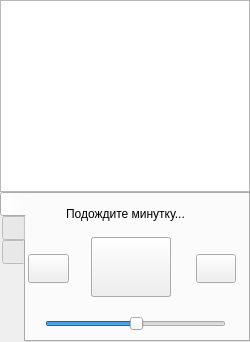
<?xml version="1.0" encoding="UTF-8"?>
<ui version="4.0">
 <class>Krudio</class>
 <widget class="QMainWindow" name="Krudio">
  <property name="geometry">
   <rect>
    <x>0</x>
    <y>0</y>
    <width>250</width>
    <height>342</height>
   </rect>
  </property>
  <property name="minimumSize">
   <size>
    <width>250</width>
    <height>342</height>
   </size>
  </property>
  <property name="maximumSize">
   <size>
    <width>250</width>
    <height>342</height>
   </size>
  </property>
  <property name="windowTitle">
   <string>Krudio</string>
  </property>
  <property name="windowIcon">
   <iconset theme="radio">
    <normaloff>.</normaloff>.</iconset>
  </property>
  <property name="tabShape">
   <enum>QTabWidget::Rounded</enum>
  </property>
  <widget class="QWidget" name="centralWidget">
   <widget class="QTableWidget" name="tableWidget">
    <property name="geometry">
     <rect>
      <x>0</x>
      <y>0</y>
      <width>250</width>
      <height>192</height>
     </rect>
    </property>
    <property name="selectionMode">
     <enum>QAbstractItemView::ExtendedSelection</enum>
    </property>
   </widget>
   <widget class="QTabWidget" name="tabWidget">
    <property name="enabled">
     <bool>true</bool>
    </property>
    <property name="geometry">
     <rect>
      <x>0</x>
      <y>192</y>
      <width>250</width>
      <height>150</height>
     </rect>
    </property>
    <property name="mouseTracking">
     <bool>false</bool>
    </property>
    <property name="acceptDrops">
     <bool>false</bool>
    </property>
    <property name="layoutDirection">
     <enum>Qt::LeftToRight</enum>
    </property>
    <property name="tabPosition">
     <enum>QTabWidget::West</enum>
    </property>
    <property name="tabShape">
     <enum>QTabWidget::Rounded</enum>
    </property>
    <property name="currentIndex">
     <number>0</number>
    </property>
    <property name="iconSize">
     <size>
      <width>16</width>
      <height>16</height>
     </size>
    </property>
    <property name="elideMode">
     <enum>Qt::ElideNone</enum>
    </property>
    <property name="usesScrollButtons">
     <bool>false</bool>
    </property>
    <property name="documentMode">
     <bool>false</bool>
    </property>
    <property name="movable">
     <bool>false</bool>
    </property>
    <property name="tabBarAutoHide">
     <bool>false</bool>
    </property>
    <widget class="QWidget" name="tab">
     <attribute name="icon">
      <iconset theme="go-next">
       <normaloff>.</normaloff>.</iconset>
     </attribute>
     <attribute name="title">
      <string/>
     </attribute>
     <widget class="QPushButton" name="prevPlay">
      <property name="geometry">
       <rect>
        <x>2</x>
        <y>60</y>
        <width>41</width>
        <height>29</height>
       </rect>
      </property>
      <property name="text">
       <string/>
      </property>
      <property name="icon">
       <iconset theme="media-skip-backward">
        <normaloff>.</normaloff>.</iconset>
      </property>
     </widget>
     <widget class="QPushButton" name="pausePlay">
      <property name="geometry">
       <rect>
        <x>65</x>
        <y>43</y>
        <width>80</width>
        <height>60</height>
       </rect>
      </property>
      <property name="text">
       <string/>
      </property>
      <property name="icon">
       <iconset theme="media-playback-start">
        <normaloff>.</normaloff>.</iconset>
      </property>
      <property name="iconSize">
       <size>
        <width>36</width>
        <height>36</height>
       </size>
      </property>
     </widget>
     <widget class="QPushButton" name="nextPlay">
      <property name="geometry">
       <rect>
        <x>170</x>
        <y>60</y>
        <width>40</width>
        <height>29</height>
       </rect>
      </property>
      <property name="text">
       <string/>
      </property>
      <property name="icon">
       <iconset theme="media-skip-forward">
        <normaloff>.</normaloff>.</iconset>
      </property>
     </widget>
     <widget class="QPushButton" name="pausePause">
      <property name="geometry">
       <rect>
        <x>65</x>
        <y>43</y>
        <width>80</width>
        <height>60</height>
       </rect>
      </property>
      <property name="text">
       <string/>
      </property>
      <property name="icon">
       <iconset theme="media-playback-pause">
        <normaloff>.</normaloff>.</iconset>
      </property>
      <property name="iconSize">
       <size>
        <width>36</width>
        <height>36</height>
       </size>
      </property>
     </widget>
     <widget class="QLabel" name="waitMinute">
      <property name="geometry">
       <rect>
        <x>40</x>
        <y>10</y>
        <width>131</width>
        <height>20</height>
       </rect>
      </property>
      <property name="text">
       <string>Подождите минутку...</string>
      </property>
     </widget>
     <widget class="QSlider" name="volumeChange">
      <property name="geometry">
       <rect>
        <x>19</x>
        <y>120</y>
        <width>181</width>
        <height>20</height>
       </rect>
      </property>
      <property name="singleStep">
       <number>1</number>
      </property>
      <property name="pageStep">
       <number>10</number>
      </property>
      <property name="value">
       <number>50</number>
      </property>
      <property name="tracking">
       <bool>true</bool>
      </property>
      <property name="orientation">
       <enum>Qt::Horizontal</enum>
      </property>
     </widget>
     <zorder>pausePause</zorder>
     <zorder>prevPlay</zorder>
     <zorder>pausePlay</zorder>
     <zorder>nextPlay</zorder>
     <zorder>waitMinute</zorder>
     <zorder>volumeChange</zorder>
    </widget>
    <widget class="QWidget" name="tab_2">
     <attribute name="icon">
      <iconset theme="document-edit">
       <normaloff>.</normaloff>.</iconset>
     </attribute>
     <attribute name="title">
      <string notr="true"/>
     </attribute>
     <widget class="QLineEdit" name="nameStations">
      <property name="geometry">
       <rect>
        <x>10</x>
        <y>30</y>
        <width>191</width>
        <height>29</height>
       </rect>
      </property>
     </widget>
     <widget class="QLabel" name="label">
      <property name="geometry">
       <rect>
        <x>10</x>
        <y>10</y>
        <width>101</width>
        <height>17</height>
       </rect>
      </property>
      <property name="text">
       <string comment="Name">Название</string>
      </property>
     </widget>
     <widget class="QLineEdit" name="urlStations">
      <property name="geometry">
       <rect>
        <x>10</x>
        <y>80</y>
        <width>191</width>
        <height>29</height>
       </rect>
      </property>
     </widget>
     <widget class="QLabel" name="label_2">
      <property name="geometry">
       <rect>
        <x>10</x>
        <y>61</y>
        <width>55</width>
        <height>17</height>
       </rect>
      </property>
      <property name="text">
       <string>URL</string>
      </property>
     </widget>
     <widget class="QPushButton" name="pushButton_2">
      <property name="geometry">
       <rect>
        <x>10</x>
        <y>115</y>
        <width>85</width>
        <height>29</height>
       </rect>
      </property>
      <property name="text">
       <string/>
      </property>
      <property name="icon">
       <iconset theme="dialog-ok-apply">
        <normaloff>.</normaloff>.</iconset>
      </property>
      <property name="iconSize">
       <size>
        <width>24</width>
        <height>24</height>
       </size>
      </property>
     </widget>
     <widget class="QPushButton" name="pushButton_3">
      <property name="geometry">
       <rect>
        <x>117</x>
        <y>115</y>
        <width>85</width>
        <height>29</height>
       </rect>
      </property>
      <property name="text">
       <string/>
      </property>
      <property name="icon">
       <iconset theme="edit-delete">
        <normaloff>.</normaloff>.</iconset>
      </property>
     </widget>
    </widget>
    <widget class="QWidget" name="tab_4">
     <attribute name="icon">
      <iconset theme="view-preview">
       <normaloff>.</normaloff>.</iconset>
     </attribute>
     <attribute name="title">
      <string/>
     </attribute>
     <widget class="QLabel" name="label_3">
      <property name="geometry">
       <rect>
        <x>10</x>
        <y>10</y>
        <width>81</width>
        <height>17</height>
       </rect>
      </property>
      <property name="text">
       <string>Тема иконок</string>
      </property>
     </widget>
     <widget class="QLabel" name="label_4">
      <property name="geometry">
       <rect>
        <x>10</x>
        <y>80</y>
        <width>91</width>
        <height>17</height>
       </rect>
      </property>
      <property name="text">
       <string>Размер иконок</string>
      </property>
     </widget>
     <widget class="QGroupBox" name="groupBox_2">
      <property name="geometry">
       <rect>
        <x>10</x>
        <y>40</y>
        <width>191</width>
        <height>21</height>
       </rect>
      </property>
      <property name="title">
       <string/>
      </property>
      <widget class="QRadioButton" name="radioButton">
       <property name="geometry">
        <rect>
         <x>0</x>
         <y>0</y>
         <width>81</width>
         <height>22</height>
        </rect>
       </property>
       <property name="text">
        <string>Светлая</string>
       </property>
      </widget>
      <widget class="QRadioButton" name="radioButton_2">
       <property name="geometry">
        <rect>
         <x>110</x>
         <y>0</y>
         <width>81</width>
         <height>22</height>
        </rect>
       </property>
       <property name="text">
        <string>Темная</string>
       </property>
       <property name="checked">
        <bool>false</bool>
       </property>
       <property name="autoExclusive">
        <bool>true</bool>
       </property>
      </widget>
     </widget>
     <widget class="QSlider" name="horizontalSlider">
      <property name="geometry">
       <rect>
        <x>10</x>
        <y>110</y>
        <width>191</width>
        <height>17</height>
       </rect>
      </property>
      <property name="orientation">
       <enum>Qt::Horizontal</enum>
      </property>
      <property name="invertedAppearance">
       <bool>false</bool>
      </property>
      <property name="invertedControls">
       <bool>false</bool>
      </property>
     </widget>
    </widget>
   </widget>
  </widget>
  <action name="action">
   <property name="text">
    <string>О программе</string>
   </property>
  </action>
 </widget>
 <layoutdefault spacing="6" margin="11"/>
 <resources/>
 <connections/>
</ui>
